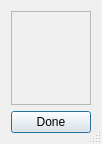
<?xml version="1.0" encoding="UTF-8"?>
<ui version="4.0">
 <class>ChooseGraphs</class>
 <widget class="QDialog" name="ChooseGraphs">
  <property name="geometry">
   <rect>
    <x>0</x>
    <y>0</y>
    <width>98</width>
    <height>144</height>
   </rect>
  </property>
  <property name="sizePolicy">
   <sizepolicy hsizetype="MinimumExpanding" vsizetype="MinimumExpanding">
    <horstretch>0</horstretch>
    <verstretch>0</verstretch>
   </sizepolicy>
  </property>
  <property name="sizeIncrement">
   <size>
    <width>10</width>
    <height>10</height>
   </size>
  </property>
  <property name="windowTitle">
   <string>Choose Graphs</string>
  </property>
  <property name="layoutDirection">
   <enum>Qt::LeftToRight</enum>
  </property>
  <property name="sizeGripEnabled">
   <bool>true</bool>
  </property>
  <property name="modal">
   <bool>false</bool>
  </property>
  <layout class="QVBoxLayout" name="verticalLayout">
   <property name="sizeConstraint">
    <enum>QLayout::SetMinAndMaxSize</enum>
   </property>
   <item>
    <widget class="QScrollArea" name="scrollArea">
     <property name="enabled">
      <bool>true</bool>
     </property>
     <property name="sizePolicy">
      <sizepolicy hsizetype="MinimumExpanding" vsizetype="MinimumExpanding">
       <horstretch>0</horstretch>
       <verstretch>0</verstretch>
      </sizepolicy>
     </property>
     <property name="sizeIncrement">
      <size>
       <width>10</width>
       <height>10</height>
      </size>
     </property>
     <property name="widgetResizable">
      <bool>true</bool>
     </property>
     <property name="alignment">
      <set>Qt::AlignLeading|Qt::AlignLeft|Qt::AlignTop</set>
     </property>
     <widget class="QWidget" name="toggleButtonArea">
      <property name="geometry">
       <rect>
        <x>0</x>
        <y>0</y>
        <width>78</width>
        <height>93</height>
       </rect>
      </property>
      <property name="sizePolicy">
       <sizepolicy hsizetype="MinimumExpanding" vsizetype="MinimumExpanding">
        <horstretch>10</horstretch>
        <verstretch>10</verstretch>
       </sizepolicy>
      </property>
      <property name="sizeIncrement">
       <size>
        <width>10</width>
        <height>10</height>
       </size>
      </property>
      <widget class="QWidget" name="gridLayoutWidget">
       <property name="geometry">
        <rect>
         <x>0</x>
         <y>0</y>
         <width>81</width>
         <height>91</height>
        </rect>
       </property>
       <layout class="QGridLayout" name="toggleButtonLayout">
        <property name="sizeConstraint">
         <enum>QLayout::SetMinAndMaxSize</enum>
        </property>
       </layout>
      </widget>
     </widget>
    </widget>
   </item>
   <item>
    <widget class="QPushButton" name="done">
     <property name="sizePolicy">
      <sizepolicy hsizetype="MinimumExpanding" vsizetype="Fixed">
       <horstretch>0</horstretch>
       <verstretch>0</verstretch>
      </sizepolicy>
     </property>
     <property name="text">
      <string>Done</string>
     </property>
    </widget>
   </item>
  </layout>
 </widget>
 <resources/>
 <connections>
  <connection>
   <sender>done</sender>
   <signal>clicked()</signal>
   <receiver>ChooseGraphs</receiver>
   <slot>accept()</slot>
   <hints>
    <hint type="sourcelabel">
     <x>394</x>
     <y>382</y>
    </hint>
    <hint type="destinationlabel">
     <x>394</x>
     <y>201</y>
    </hint>
   </hints>
  </connection>
 </connections>
</ui>
